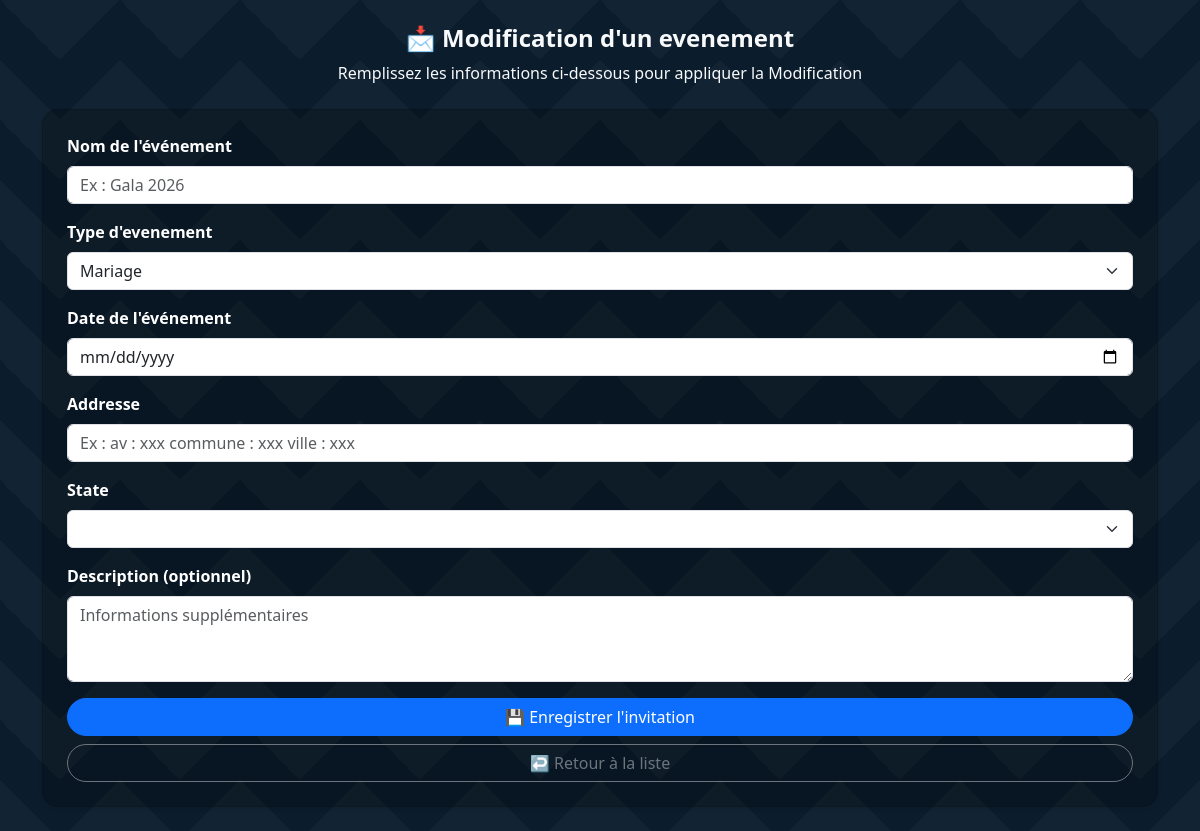
The page /edit_event/fa16f528-88c4-489e-8d89-a16d81065494 on the database as committed earlier.
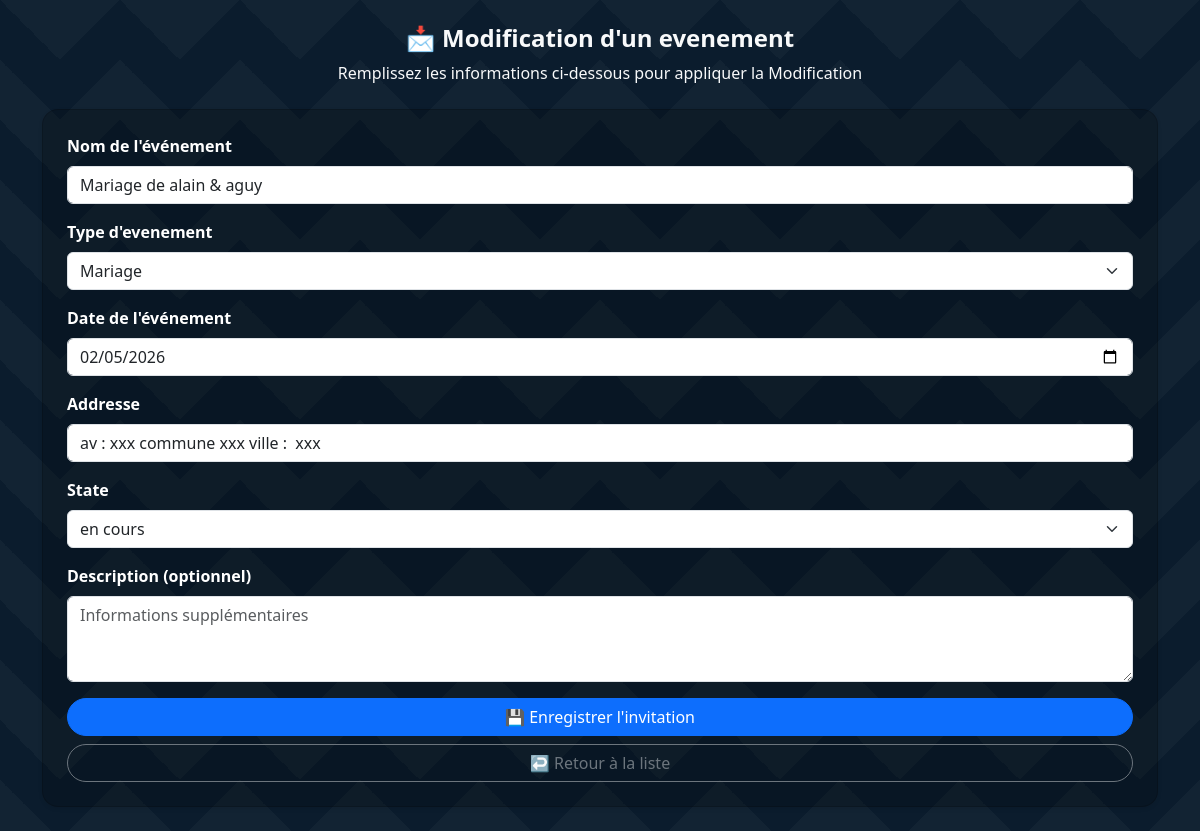
The same page on the database as committed later.
### models.py (models this page shows)
class Event(Base): #event table
    __tablename__="events"
    id = Column(String,primary_key=True,unique=True,default=lambda :str(uuid4()))
    name = Column(String(50))
    type = Column(String(50))
    date = Column(Date)
    address = Column(String(50))
    description = Column(Text,nullable=True)
    created_date = Column(DateTime,default=datetime.now())
    state = Column(String,default="en cours")
    guests = relationship("Guest",back_populates="event",cascade="all,delete")

### Routers/event.py (the view)
@Root.get("/edit_event/{event_id}")#la root pour la modification d'un evenement
def editEvent(request:Request,event_id : str,event:Session = Depends(connecting)):
    editEvent = event.query(Event).filter(Event.id == event_id).first()
    return templates.TemplateResponse("Event/Forms/edit_form.html",{'request':request,"event":editEvent})

### Templates/Event/Forms/edit_form.html (shortened to what this page needs)
<!DOCTYPE html>
<html lang="fr">
<head>
    <link href="https://cdn.jsdelivr.net/npm/bootstrap@5.3.2/dist/css/bootstrap.min.css" rel="stylesheet">
</head>
<body >
<div class="container py-4">
    <div class="mb-4 text-center text-light">
        <h4 class="fw-bold">📩 Modification d'un evenement</h4>
        <p class="text-light">Remplissez les informations ci-dessous pour appliquer la Modification</p>
    </div>
    <div class="card shadow-sm rounded-4 p-4">
        <form method="post" action="/edit_event/{{event.id}}">
            <div class="mb-3">
                <label for="titre" class="form-label fw-semibold">Nom de l'événement</label>
                <input type="text" class="form-control" id="titre" name="eventName" placeholder="Ex : Gala 2026" value="{{event.name}}" required>
            </div>
            <div class="mb-3">
                <label for="lieu" class="form-label fw-semibold">Type d'evenement</label>
                <select name="eventType" id="eventState" class="form-select">
                    <option value="Mariage"{%if event.type == 'Mariage' %}selected{%endif%}>Mariage</option>
                </select>
            </div>
            <div class="mb-3">
                <label for="date" class="form-label fw-semibold">Date de l'événement</label>
                <input type="date" class="form-control" id="date" name="eventDate" value="{{event.date}}" required>
            </div>
            <div class="mb-3">
                <label for="lieu" class="form-label fw-semibold">Addresse</label>
                <input type="text" class="form-control" id="lieu" name="eventAddress" placeholder="Ex : av : xxx commune : xxx ville : xxx" value="{{event.address}}" required>
            </div>
               <div class="mb-3">
                    <label for="lieu" class="form-label fw-semibold">State</label>
                    <select name="eventState" id="eventState" class="form-select">
                        <option value="{{event.state}}">{{event.state}}</option>
                        <option value="en cours">en cours</option>
                    </select>
                </div>
            <div class="mb-3">
                <label for="description" class="form-label fw-semibold">Description (optionnel)</label>
                <textarea class="form-control" id="description" name="eventDescription" rows="3" value="{{event.description}}" placeholder="Informations supplémentaires"></textarea>
            </div>
            <div class="d-grid gap-2">
                <button type="submit" class="btn btn-primary rounded-pill">💾 Enregistrer l'invitation</button>
                <a href="{{url_for('event_list')}}" class="btn btn-outline-secondary rounded-pill">↩️ Retour à la liste</a>
            </div>
        </form>
    </div>
</div>
</body>
</html>

Rows that differ between the two databases and show on the page:
added Event: eventName "Mariage de alain & aguy", eventType "Mariage", eventDate "02/05/2026", eventAddress "av : xxx commune xxx ville : xxx", eventState "en cours", eventDescription "Informations supplémentaires"
Other text that changed with them:
form field eventType: "Mariage" → (not shown)
form field eventDescription: "Informations supplémentaires" → (not shown)
